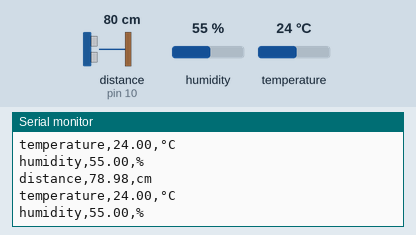
Simulated run of this sketch. Board: Arduino Uno, built with avr-gcc and run on an emulated ATmega328P. On the bench: the last lines printed to the serial monitor. Wiring (inferred from the names in the program): ultrasonic range finder: trigger pin 9; echo pin 10. The inputs (shaded band) are chosen by the test bench; at power-on: distance to the obstacle (sensor on pin 10) 80 cm, humidity 55 %, temperature 24 °C. The echo pulse lasts 58.3 µs per cm.

Above: at 2.8 s.
2.9 s: distance to the obstacle (sensor on pin 10) set to 2 cm
At 4.6 s:
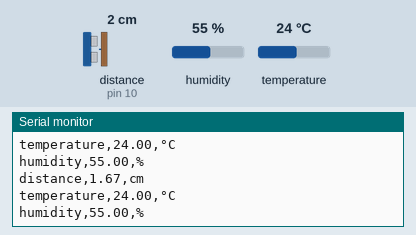
5.6 s: humidity set to 22 %
At 7.1 s:
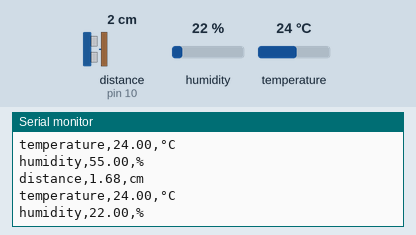
8.3 s: temperature set to 12 °C
At 10.8 s:
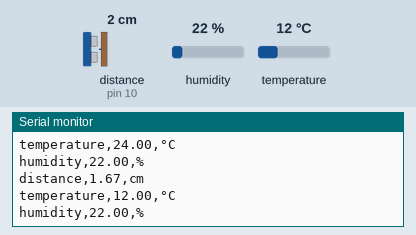
11.0 s: distance to the obstacle (sensor on pin 10) set to 4 cm
At 13.3 s:
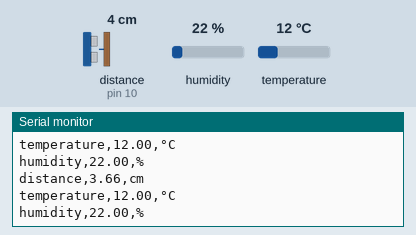
13.7 s: humidity set to 40 %
At 15.7 s:
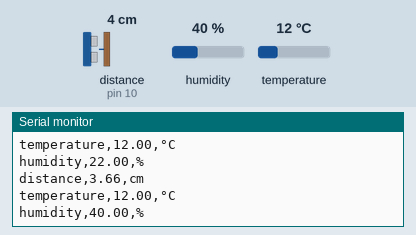
Timing chart, 0 to 17.2 s (numbered marks = the images above; inputs shaded):
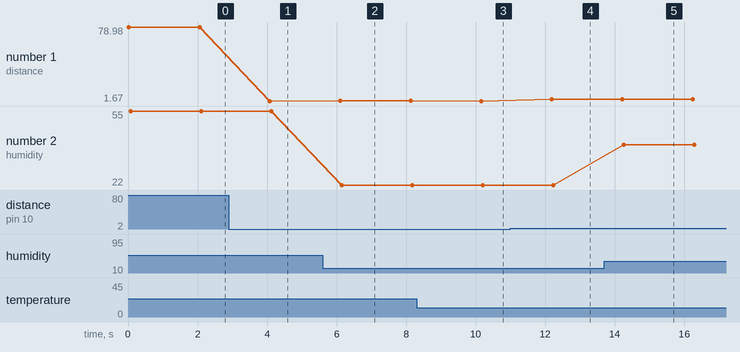

The sketch:

arduino_code.ino
```cpp
#include <DHT.h>

// Pin Definitions
#define DHTPIN 2       // Pin where the DHT11 data pin is connected
#define DHTTYPE DHT11  // Define the type of DHT sensor (DHT11)
const int trigPin = 9;  // Ultrasonic sensor Trigger pin
const int echoPin = 10; // Ultrasonic sensor Echo pin

// Initialize the DHT sensor
DHT dht(DHTPIN, DHTTYPE);

void setup() {
  // Initialize serial communication
  Serial.begin(9600);

  // Start the DHT sensor
  dht.begin();

  // Initialize ultrasonic sensor pins
  pinMode(trigPin, OUTPUT);
  pinMode(echoPin, INPUT);

}

void loop() {
  // Reading data from the DHT11 sensor
  float humidity = dht.readHumidity();
  float temperature = dht.readTemperature();

  // Reading data from the ultrasonic sensor
  long duration;
  float distance;

  // Clear the trigger pin
  digitalWrite(trigPin, LOW);
  delayMicroseconds(2);

  // Trigger the sensor by sending a HIGH pulse of 10 microseconds
  digitalWrite(trigPin, HIGH);
  delayMicroseconds(10);
  digitalWrite(trigPin, LOW);

  // Read the echo pin, and calculate the distance
  duration = pulseIn(echoPin, HIGH);
  distance = (duration * 0.034) / 2; // Speed of sound in cm/us, divided by 2 for round trip

  // Check if any DHT reading failed
if (isnan(humidity) || isnan(temperature)) {
    Serial.println("Failed to read from DHT sensor");
} else {
    // Output in the desired format
    Serial.print("distance,");
    Serial.print(distance);
    Serial.println(",cm");

    Serial.print("temperature,");
    Serial.print(temperature);
    Serial.println(",°C");

    Serial.print("humidity,");
    Serial.print(humidity);
    Serial.println(",%");
}


  // Delay to avoid overwhelming the serial monitor
  delay(2000);
}
```

Measured:
- after the input at 2.9 s, the serial monitor: prints a new line after 1.2 s (image 1)
- after the input at 5.6 s, the serial monitor: prints a new line after 0.55 s (image 2)
- after the input at 8.3 s, the serial monitor: prints a new line after 1.9 s (image 3)
- after the input at 11.0 s, the serial monitor: prints a new line after 1.2 s (image 4)
- after the input at 13.7 s, the serial monitor: prints a new line after 0.55 s (image 5)
- plotted number 1: 78.98 → 1.67 after the input at 2.9 s, 1.68 → 1.67 after the input at 8.3 s, 1.67 → 3.66 after the input at 11.0 s
- plotted number 2: 55 → 22 after the input at 5.6 s, 22 → 40 after the input at 13.7 s
